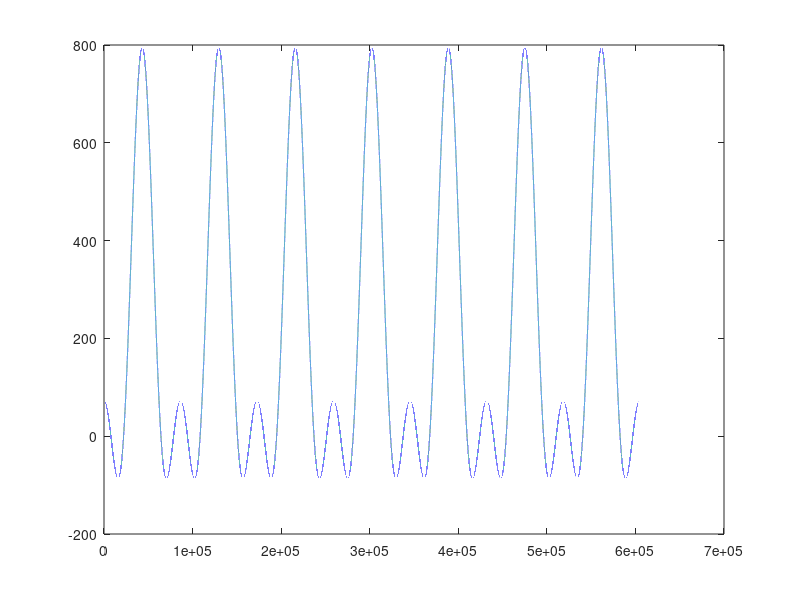

This chart was generated by the following MATLAB code:
t = linspace(0,7*60*60*24,7*60*60*24);
Q_in_sun = -361*cos((pi*t)/(12 * 3600)) + 224*cos((pi*t)/(6 * 3600)) + 210;
plot(t, Q_in_sun)





%dT_f/dt = Q_in_sun/(m*c) - (T_f - T_a)/(R_tot*m*c);






